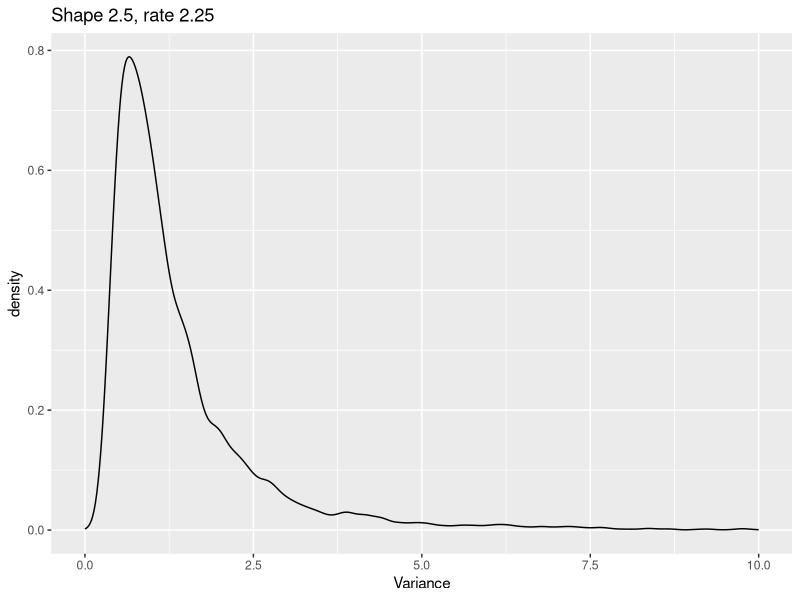

This figure's R source:
library(ggplot2)

a <- 2.5
b <- 2.25
sample <- 1/rgamma(10000, shape = a, rate = b)
# x11()
ggplot(data.frame(x = sample), aes(x=x)) + geom_density() +
  ggtitle(paste0("Shape ", a, ", rate ", b)) + xlim(c(0, 10)) + xlab("Variance")

median(sample)
sqrt(median(sample))

mean(sample)
sqrt(mean(sample))
